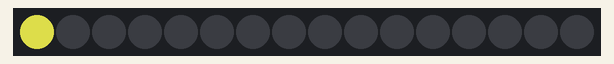
The sketch below on a simulated ATtiny85, built with avr-gcc and run on an emulated ATtiny85. On the bench: 16 RGB LEDs in strip order, left to right. Dim RGB values are drawn brighter than linear.

Above: at 0.1 s.
At 1.6 s:
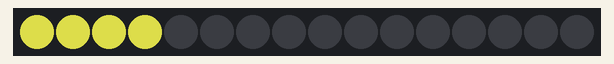
At 2.6 s:
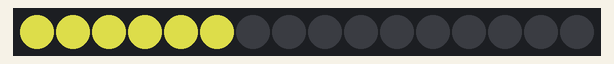
At 3.6 s:
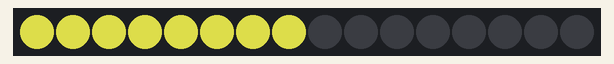
At 5.6 s:
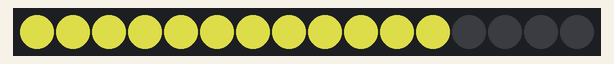
At 7.6 s:
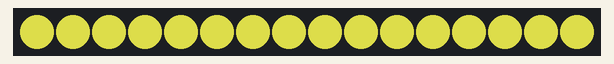

The sketch:

neopix_by_firebeetleC6.ino
```cpp
#include <Adafruit_NeoPixel.h>
#ifdef __AVR__
  #include <avr/power.h>
#endif
#define PIN        4
#define NUMPIXELS 16

Adafruit_NeoPixel pixels(NUMPIXELS, PIN, NEO_GRB + NEO_KHZ800);
#define DELAYVAL 500

void setup() {
#if defined(__AVR_ATtiny85__) && (F_CPU == 16000000)
  clock_prescale_set(clock_div_1);
#endif

  pixels.begin();
}

void loop() {
  pixels.clear();

  for(int i=0; i<NUMPIXELS; i++) {

    pixels.setPixelColor(i, pixels.Color(150, 150, 50));
    pixels.show();
    delay(DELAYVAL);
  }
}
```

Measured:
- by itself, everything shown: repeats every 8.0 s, in 16 steps
- what the display in image 5 shows lasts 0.5 s, from 7.5 s to 8.0 s
